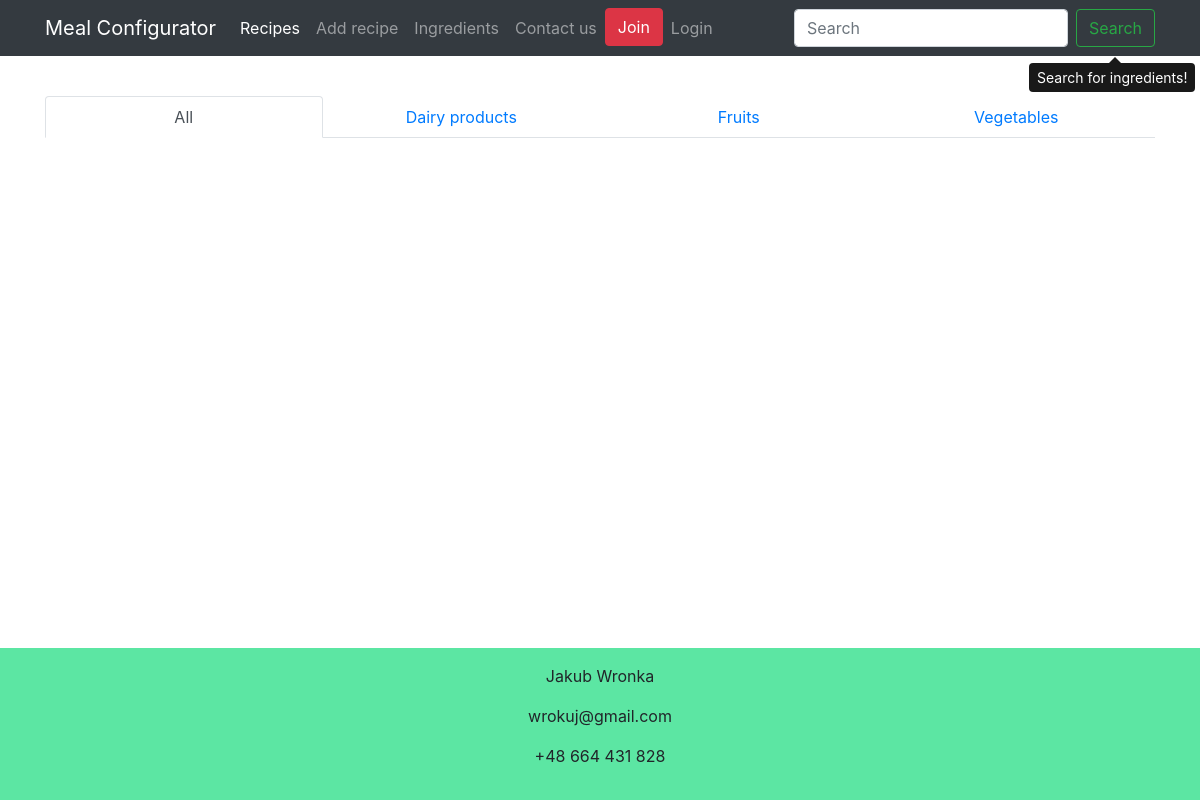
Before: /products/ with the older database file.
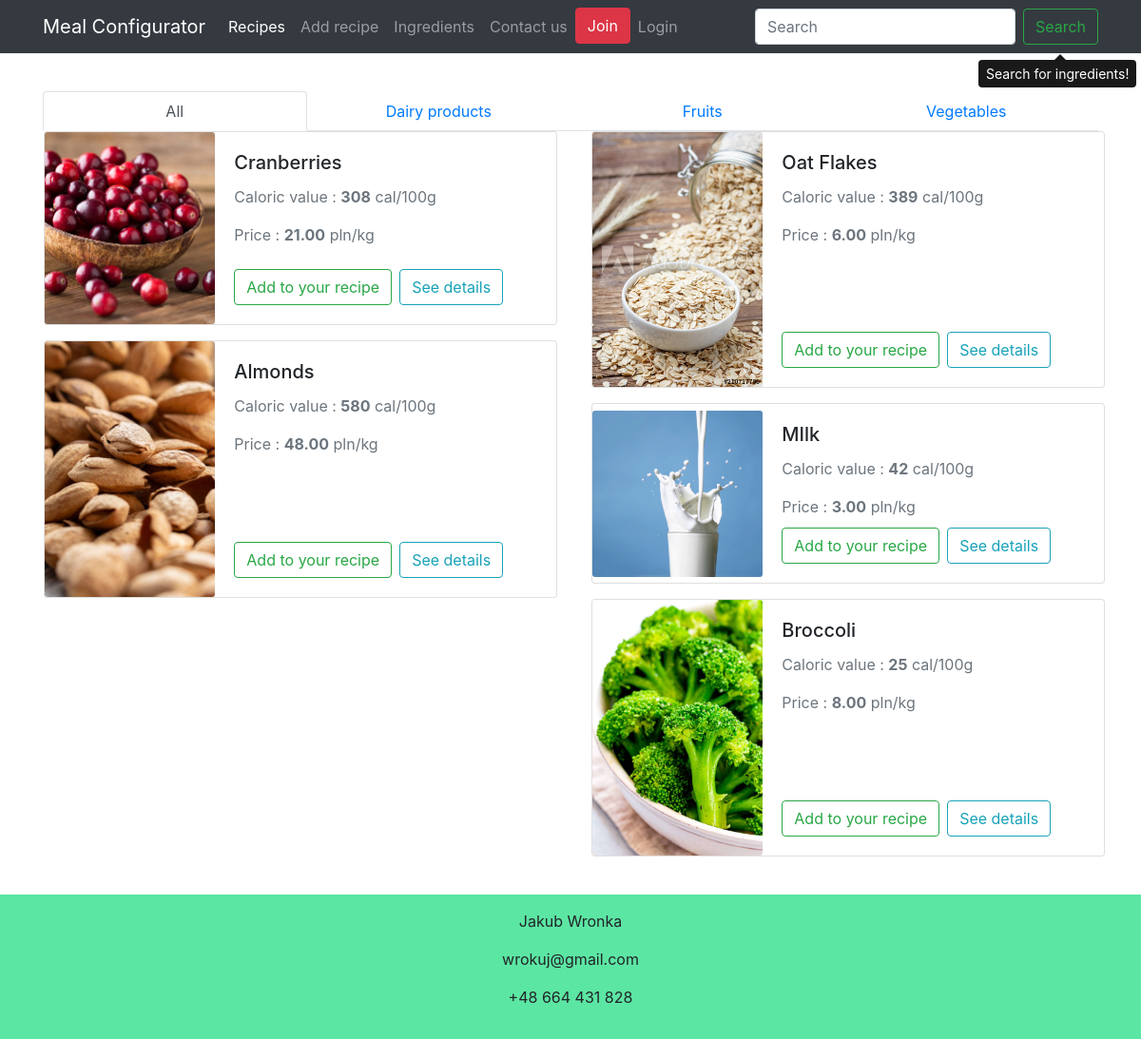
After: the same page with the newer database file.
### main/models.py (models this page shows, shortened)
class FoodCategory(models.Model):
    name = models.CharField(max_length=255, primary_key=True)
    slug = models.SlugField(null=True, blank=True, unique=True)
    description = models.TextField(blank=True)
    image = models.ImageField(upload_to='category_images',
                              null=True,
                              blank=True,
                              width_field='width_field',
                              height_field='height_field')
    height_field = models.IntegerField(default=0)
    width_field = models.IntegerField(default=0)
    class Meta:
        verbose_name_plural = 'Categories'
    def __str__(self):
        return self.name

class Ingredient(models.Model):
    name = models.CharField(max_length=255, primary_key=True)
    category = models.ForeignKey(FoodCategory, null=True, blank=True, on_delete=models.SET_NULL)
    price = models.DecimalField(max_digits=7, decimal_places=2)
    calval = models.IntegerField()
    total_carbs = models.FloatField()
    total_fat = models.FloatField()
    total_proteins = models.FloatField()
    image = models.ImageField(upload_to='ingredient_images',
                              null=True,
                              blank=True,
                              width_field='width_field',
                              height_field='height_field')
    height_field = models.IntegerField(default=0)
    width_field = models.IntegerField(default=0)
    slug = models.SlugField(null=True, blank=True, unique=True)
    objects = IngredientManager()
    accepted = models.BooleanField(default=False)
    def get_absolute_url(self):
        return reverse('main:product-details', kwargs={'slug': self.slug})

### main/views.py (the view, shortened to what this page needs)
# urls.py: path('products/', views.products, name='products'),
def products(request):
    if 'collect_ing' not in request.session or request.session['collect_ing'] == '':
        request.session['collect_ing'] = []
    count = 0
    query = request.GET.get('q', None)
    ingredients_qs = Ingredient.objects.none()
    if query is not None:
        ingredients_qs = Ingredient.objects.search(query)
        count = len(ingredients_qs)
        print(ingredients_qs)
    return render(request, 'main/products.html', {'products': Ingredient.objects.filter(accepted=True),
                                                  'added': request.session['collect_ing'],
                                                  'count': count,
                                                  'ingredients': ingredients_qs,
                                                  'query': query})

### main/context_processors.py (called while the page is built)
def broadcaster(request):
    kwargs = {
        'foodcategories': FoodCategory.objects.all(),
        'currentuser': request.user,
    }
    return kwargs

### main/templates/main/products.html (shortened to what this page needs)
{% extends 'main/base.html' %}
{% block content %}
<br>
{% load static %}
{% if query %}
<div class='row title-row my-5'>
    <div class='col-12 py-0 mx-auto'>
        <h3 class='text-center'>{{ count }} results for <b>{{ query }}</b></h3>
        {% if not count %}
        <h4 class="text-center my-5">If you can't find ingredient you need, <a href="/contact-us">contact us</a> or use <a href="/products/add">this form</a> to add one.</h4>
        {% endif%}
    </div>
</div>
<div class="row">
        {% for ing in ingredients %}
        <div class="col-mb-5 mx-auto">
            <div class="card mb-3 ml-3" style="max-width: 540px;">
              <div class="row no-gutters">
                <div class="col-md-4 my-auto">
                  <img src="{{ ing.image.url }}" class="card-img">
                </div>
                <div class="col-md-8">
                  <div class="card-body">
                    <h5 class="card-title">{{ing.name}}</h5>
                      <p class="card-text text-muted">Caloric value : <b>{{ ing.calval }}</b> cal/100g</p>
                      <p class="card-text text-muted mb-5">Price : <b>{{ ing.price }}</b> pln/kg</p>
                    <div class="container" style="position:absolute; bottom:20px;">
                      <div class="row">
                          {% if ing.name not in added %}
                          <form action="." method="post">{% csrf_token %}
                              <button type="submit" class="btn btn-outline-success mr-2" name="add" value="added">Add to your recipe</button>
                              <input type="hidden" name='ingredient' value="{{ing.name}}">
                          </form>
                          {% else %}
                          <form action="." method="post">{% csrf_token %}
                              <button type="submit" class="btn btn-outline-danger mr-2" name="delete" value="deleted">Delete from recipe</button>
                              <input type="hidden" name='ingredient' value="{{ing.name}}">
                          </form>
                          {% endif %}
                          <a href="{{ ing.get_absolute_url }}"><button type="button" class="btn btn-outline-info">See details</button></a>
                      </div>
                    </div>
                  </div>
                </div>
              </div>
            </div>
        </div>
        {% endfor %}
</div>
{% else %}
<div class="row">
  <div class="col">
    <nav>
      <div class="nav nav-tabs nav-fill nav-justified" id="nav-tab" role="tablist">
        <a class="nav-item nav-link active" id="nav-home-tab" data-toggle="tab" href="#nav-home" role="tab" aria-controls="nav-home" aria-selected="true">All</a>
        {% for category in foodcategories %}
          <a class="nav-item nav-link" id="nav-{{category.slug}}-tab" data-toggle="tab" href="#nav-{{category.slug}}" role="tab" aria-controls="nav-{{category}}" aria-selected="false">{{category}}</a>
        {% endfor %}
      </div>
    </nav>
  </div>
</div>
<div class="tab-content" id="nav-tabContent">
  <div class="tab-pane fade show active" id="nav-home" role="tabpanel" aria-labelledby="nav-home-tab">
    <div class="row">
        <div class="card-columns" style="column-count:2;">
            {% for prod in products %}
            <div class="col-mb-5">
                <div class="card mb-3 ml-3" style="max-width: 540px;">
                  <div class="row no-gutters">
                    <div class="col-md-4 my-auto">
                      <img src="{{ prod.image.url }}" class="card-img">
                    </div>
                    <div class="col-md-8">
                      <div class="card-body">
                        <h5 class="card-title">{{prod.name}}</h5>
                        <p class="card-text text-muted">Caloric value : <b>{{ prod.calval }}</b> cal/100g</p>
                        <p class="card-text text-muted mb-5">Price : <b>{{ prod.price }}</b> pln/kg</p>
                        <div class="container" style="position:absolute; bottom:20px;">
                          <div class="row">
                              {% if prod.name not in added %}
                              <form action="." method="post">{% csrf_token %}
                                  <button type="submit" class="btn btn-outline-success mr-2" name="add" value="added">Add to your recipe</button>
                              </form>
                              {% else %}
                              <form action="." method="post">{% csrf_token %}
                                  <button type="submit" class="btn btn-outline-danger mr-2" name="delete" value="deleted">Delete from recipe</button>
                                  <input type="hidden" name='ingredient' value="{{prod.name}}">
                              </form>
                              {% endif %}
                              <a href="{{ prod.get_absolute_url }}"><button type="button" class="btn btn-outline-info">See details</button></a>
                          </div>
                        </div>
                      </div>
                    </div>
                  </div>
                </div>
            </div>
            {% endfor %}
        </div>
    </div>
  </div>
</div>
{% endif %}
{% endblock %}

### main/templates/main/base.html (shortened to what this page needs)
<!doctype html>
<html lang="en">
  <head>
    <link rel="stylesheet" href="https://stackpath.bootstrapcdn.com/bootstrap/4.5.0/css/bootstrap.min.css">
  </head>
  <body>
    {% include "main/navbar.html" %}
    <div class="container">
                {% block content %}{% endblock %}
    </div>
    <div class="footer">
      <p>Jakub Wronka</p>
      <p>wrokuj@gmail.com</p>
      <p>+48 664 431 828</p>
    </div>
  </body>
</html>

### main/templates/main/navbar.html (shortened to what this page needs)
<nav class="navbar navbar-expand-lg navbar-dark bg-dark mb-3">
  <div class="container">
    <a class="navbar-brand" href="/recipes">Meal Configurator</a>
    <div class="collapse navbar-collapse" id="navbarSupportedContent">
      <ul class="navbar-nav mr-auto">
        <li class="nav-item active">
          <a class="nav-link" href="/recipes">Recipes <span class="sr-only">(current)</span></a>
        </li>
        <li class="nav-item">
          <a class="nav-link" href="/add-recipe" tabindex="-1">Add recipe</a>
        </li>
        <li class="nav-item">
          <a class="nav-link" href="/products">Ingredients</a>
        </li>
        <li class="nav-item">
          <a class="nav-link" href="/contact-us">Contact us</a>
        </li>
        {% if user.is_authenticated %}
          <li class="nav-item">
            <a class="btn btn-danger" href="/account">{{user.username}}</a>
          </li>
          <li class="nav-item">
            <a class="nav-link" href="/logout?next={% firstof request.path '/' %}">Logout</a>
          </li>
        {% else %}
          <li class="nav-item">
            <a class="btn btn-danger" href="/register">Join</a>
          </li>
          <li class="nav-item">
            <a class="nav-link" href="/login?next={% firstof request.path '/' %}">Login</a>
          </li>
        {% endif %}
      </ul>
      {% if request.path|slice:"10" == '/products/' %}
      <form method='GET' class="form-inline my-2 my-lg-0" action="/products">
        <input class="form-control mr-sm-2" type="search" name="q" placeholder="Search" aria-label="Search">
        <button class="btn btn-outline-success my-2 my-sm-0" id="ING" type="submit" data-toggle="tooltip" data-placement="bottom" title="Search for ingredients!">Search</button>
      </form>
      {% else %}
      <form method='GET' class="form-inline my-2 my-lg-0" action="/search">
        <input class="form-control mr-sm-2" type="search" name="q" placeholder="Search" aria-label="Search">
        <button class="btn btn-outline-success my-2 my-sm-0" type="submit" >Search</button>
      </form>
      {% endif %}
    </div>
  </div>
</nav>

### main/templates/main/base.html (style rules this page uses)
html { height: 100%; box-sizing: border-box; }
body { position: relative; margin: 0; padding-bottom: 11rem; min-height: 100%; }
*, *:before, *:after { box-sizing: inherit; }
.footer { position: absolute; right: 0; left: 0; bottom: 0; background-color: #5ce6a3; padding: 1rem; text-align: center; }

Changed rows visible on the page:
now on this page (row edited): Ingredient: image (picture), name "Cranberries", calval "308", price "21.00"
now on this page (row edited): Ingredient: image (picture), name "Almonds", calval "580", price "48.00"
now on this page (row edited): Ingredient: image (picture), name "Oat Flakes", calval "389", price "6.00"
now on this page (row edited): Ingredient: image (picture), name "MIlk", calval "42", price "3.00"
now on this page (row edited): Ingredient: image (picture), name "Broccoli", calval "25", price "8.00"
